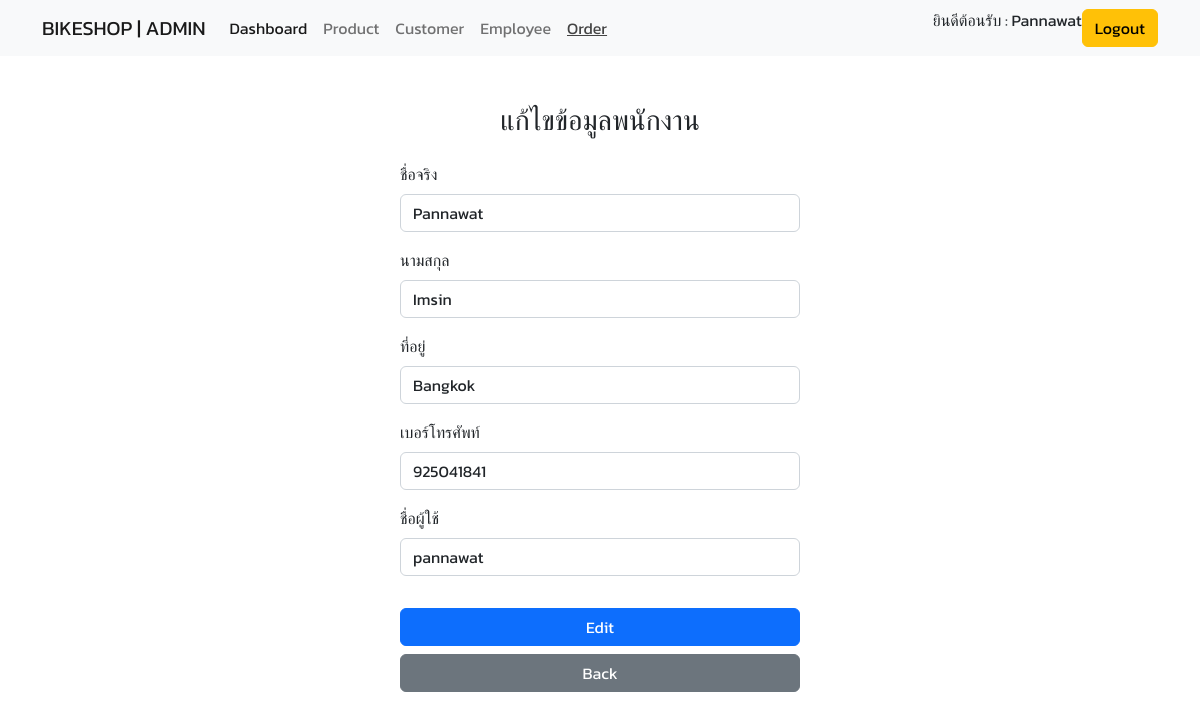
Screenshot of /admin/employee/edit.php?id=1 (signed in) with the database file from the repository.
### tables this page shows
CREATE TABLE `employee` (
  `EmployeeID` int(11) NOT NULL,
  `fname` varchar(120) NOT NULL,
  `lname` varchar(120) NOT NULL,
  `address` text NOT NULL,
  `tel` int(14) NOT NULL,
  `username` varchar(60) NOT NULL,
  `password` varchar(120) NOT NULL
);

### admin/employee/edit.php (the view, shortened to what this page needs)
<?php
    require_once('./../../config/database.php');
    $id = $_GET['id'];
    $queryStr = "SELECT * FROM employee WHERE EmployeeID = '$id'";
    $result = $db->query($queryStr);
    $employee = $result->fetch_assoc();
?>
<!DOCTYPE html>
<html lang="en">
</html>
<head>
    <link rel="stylesheet" href="./../../assets/css/global.css" />
    <?php include_once('./../../components/header.php'); ?>
</head>
<body>
    <?php include_once('./../../components/admin/navbar.php'); ?>
    <div class="container mt-5">
        <h3 class="text-center mb-4">แก้ไขข้อมูลพนักงาน</h3>
        <form method="POST" action="./edit.php?id=<?php echo $id; ?>" style="width:400px;" class="m-auto">
            <div class="mb-3">
                <label class="form-label">ชื่อจริง</label>
                <input name="fname" type="text" value="<?php echo $employee['fname'] ?>" class="form-control"  placeholder="แก้ไขชื่อจริง" required>
            </div>
            <div class="mb-3">
                <label class="form-label">นามสกุล</label>
                <input name="lname" type="text" value="<?php echo $employee['lname'] ?>" class="form-control" placeholder="แก้ไขนามสกุล" required>
            </div>
            <div class="mb-3">
                <label class="form-label">ที่อยู่</label>
                <input name="address" type="text" value="<?php echo $employee['address'] ?>" class="form-control" placeholder="แก้ไขที่อยู่" required>
            </div>
            <div class="mb-3">
                <label class="form-label">เบอร์โทรศัพท์</label>
                <input name="tel" type="text" value="<?php echo $employee['tel'] ?>" class="form-control" placeholder="แก้ไขเบอร์โทร" required>
            </div>
            <div class="mb-3">
                <label class="form-label">ชื่อผู้ใช้</label>
                <input name="username" type="text" value="<?php echo $employee['username'] ?>" class="form-control" placeholder="แก้ไขชื่อผู้ใช้งาน" required>
            </div>
            <button name="btnEditEmp" type="submit" class="btn btn-primary w-full mt-3">Edit</button>
            <a href="./index.php" class="btn btn-secondary w-full mt-2">Back</a>
        </form>
    </div>
</body>
</html>

### assets/css/global.css (style rules this page uses)
body { font-family: 'Kanit', sans-serif !important; }
.w-full { width: 100%; }

### rows the page displays
employee: fname "Pannawat", lname "Imsin", address "Bangkok", tel "925041841", username "pannawat"

### other values shown
$_SESSION['firstname'] "Pannawat"
